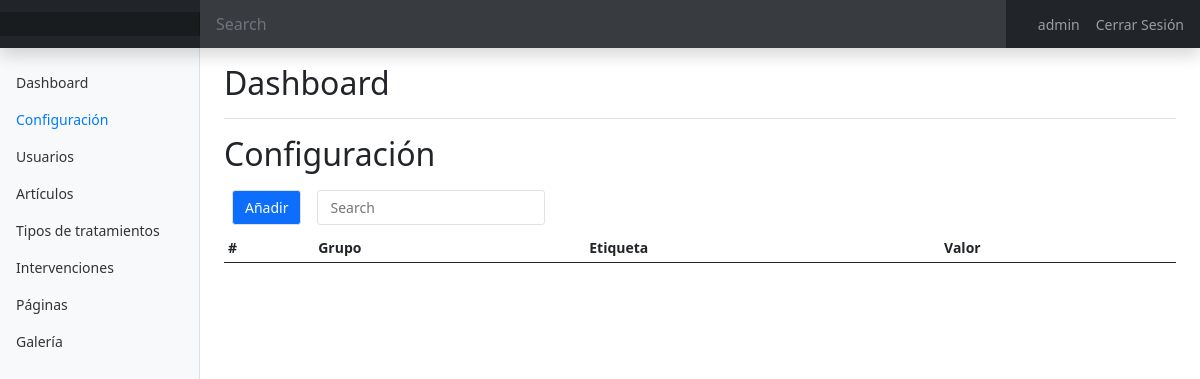
Before: /admin.php?section=settings (signed in) with the older database file.
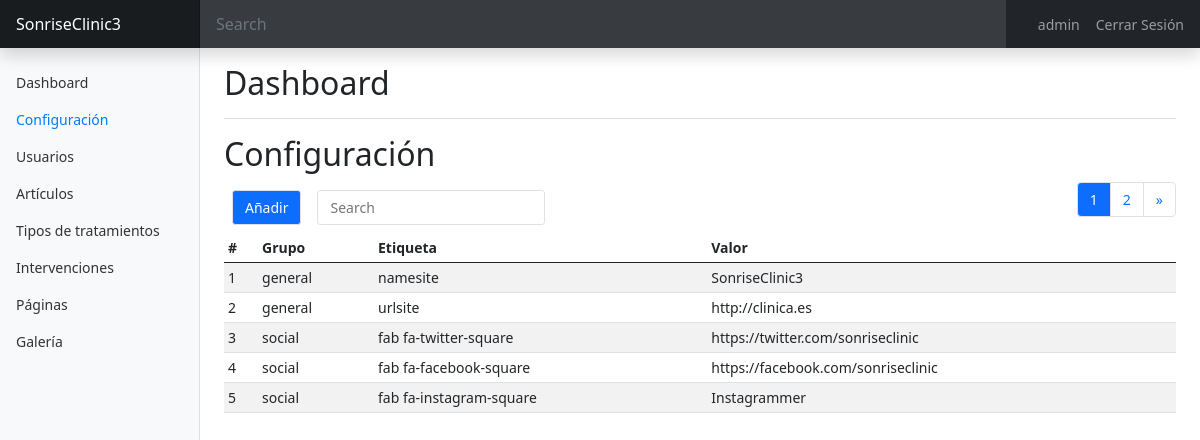
After: the same page with the newer database file.
### tables this page shows
CREATE TABLE `settings` (
  `id` int(9) NOT NULL,
  `type` varchar(10) NOT NULL,
  `label` varchar(25) NOT NULL,
  `value` varchar(255) NOT NULL
);

### includes/sessions.php (called while the page is built, shortened)
<?php
if (isset($_SESSION['lang'])) {
    $lang = $_SESSION['lang'];
} else {
    $lang = null;
}

### lang/es.php (called while the page is built)
<?php
$texts = array(
  'app_Title' => "SonriseClinic",
  'mn_Home' => "Inicio",
  'mn_News' => "Novedades",
  'mn_Categories' => "Categorías",
  'mn_Meeting' => "Gestión de Citas",
  'mn_Chat' => "Chat Interno",
  'mn_Speciality' => "Especialidades",
  'mn_Login' => "Iniciar Sesión",
  'mn_Logout' => "Cerrar Sesión",
  'mn_Admin' => "Panel de Control",
  'mn_Cites' => "Mis citas",
  'frm_Email' => "Dirección de correo electrónico",
  'frm_Pass' => "Clave",
  'frm_Send' => "Enviar",
  'frm_Remember' => "Recordar sesión",
  'frm_Name' => "Nick",
  'frm_FirstName' => "Nombre",
  'frm_LastName' => "Apellidos",
  'frm_Roles' => "Rol",
  'frm_Type' => "Grupo",
  'frm_Label' => "Etiqueta",
  'frm_Value' => "Valor",
  'frm_Title' => "Título",
  'frm_Subtitle' => "Subtítulo",
  'frm_Text' => "Texto",
  'frm_Image' => "Imagen",
  'frm_Desc' => "Descripción",
  'frm_Duration' => "Duración",
  'frm_Price' => "Precio",
  'frm_Categorie' => "Categoría",
  'frm_lblImages' => "Nombre",
  'frm_Src' => "Ubicación",
  'frm_lblLong' => "Texto pie de imagen",
  'frm_Style' => "Style-CSS",
  'btn_Update' => "Actualizar",
  'btn_Deleted' => "Eliminar",
  'btn_Ok' => "Aceptar",
  'btn_Close' => "Cerrar",
  'Learn_more' => 'Leer Más',
  'btn_AddUser' => 'Añadir nuevo usuario',
  'btn_Add' => 'Añadir',
  'sect_gallery' => "Galería",
  'sect_users' => "Usuarios",
  'sect_settings' => "Configuración",
  'sect_categories' => "Categorías",
  'sect_articles' => "Artículos",
  'sect_pages' => "Páginas",
  'sect_treatments' => "Tratamientos",
  'sect_treatmentsCategories' => "Tipos de tratamientos",
  'sect_Interventions' => "Intervenciones",
  'modal_title_confirm' => "Confirme opción",
  'modal_text_confirm' => "Esta opción no es posible deshacerla. Si realmente está seguro/a pulse en 'Aceptar'",
  'err_NotAutenticates' => "Usuario no registrado",
  'err_UpdateInfo' => "Fallo al actualizar los datos",
  'err_MissingData' => "Faltan datos por cumplimentar",
  'date_Published' => "Fecha de publicación",
);

### includes/functions.php (called while the page is built, shortened)
<?php
function __($str, $lang = null){
  if (file_exists('lang/'.$lang.'.php')):
    if ( isset($texts[$str]) ){
      $str = $texts[$str];
    }
  endif;
  return $str;
}

### includes/class.data.php (called while the page is built, shortened)
<?php
class DataBase
{
    var $connection;
    public function __construct()
    {
        if (DB_PASS == NULL)
            $this->connection = mysqli_connect(DB_SERVER, DB_USER, DB_NAME);
        else
            $this->connection = mysqli_connect(DB_SERVER, DB_USER, DB_PASS, DB_NAME);
        return true;
    }
    public function send($sql, $type = 'ARRAY')
    {
        $result = mysqli_query($this->connection, $sql) or die(mysqli_error($this->connection));
        $return = array();
        if ($type == 'ARRAY')
            while (($return[] = mysqli_fetch_array($result))) {
            }
        else
            while (($return[] = mysqli_fetch_assoc($result))) {
            }
        if (count($return) > 1)
            unset($return[count($return) - 1]);
        else
            $return = FALSE;
        return $return;
    }
    public function select($table, $where, $type = 'ARRAY')
    {
        $sql = "SELECT * FROM " . $table . " WHERE " . $where;
        $result = mysqli_query($this->connection, $sql);
        $return = array();
        if ($type == 'ARRAY')
            while (($return[] = mysqli_fetch_array($result))) {
            }
        else
            while (($return[] = mysqli_fetch_assoc($result))) {
            }
        if (count($return) > 1)
            unset($return[count($return) - 1]);
        else
            $return = FALSE;
        return $return;
    }
}

### admin/settings.php (the view, shortened to what this page needs)
<h2><?= __('sect_settings', $lang) ?></h2>
<div class="table-responsive">
  <?php
  include "admin/pagination.php";
  ?>
  <table class="table table-striped table-sm">
    <thead>
      <tr>
        <th>#</th>
        <th><?= __('frm_Type', $lang) ?></th>
        <th><?= __('frm_Label', $lang) ?></th>
        <th><?= __('frm_Value', $lang) ?></th>
      </tr>
    </thead>
    <tbody>
      <?php if (!empty($records)) :
        $cont = 0;
        foreach ($records as $record) :
          if (isset($_GET['edit']) && $record['id'] == $_GET['edit']) :
            $class = " fw-bold";
          else :
            $class = "";
          endif;
      ?>
          <tr class="tbl-h<?= $class ?>" onclick="window.location='admin.php?section=settings&page=<?= ($page) ?>&edit=<?= $record['id'] ?>';">
            <td><?= $record["id"] ?></td>
            <td><?= $record["type"] ?></td>
            <td><?= $record["label"] ?></td>
            <td><?= $record["value"] ?></td>
          </tr>
      <?php
          $cont++;
          if ($cont >= $maxRow) break;
        endforeach;
      endif; ?>
    </tbody>
  </table>
</div>

### admin.php (shortened to what this page needs)
<?php
include("includes/functions.php");
include("includes/sessions.php");
if (isset($_GET["section"])) :
  $adm_pag = $_GET["section"];
else :
  $adm_pag = "dashboard";
endif;
$db = new DataBase(DB_SERVER, DB_USER, DB_PASS, DB_NAME, 1);
$param = $db->send("SELECT * FROM settings;");
?>
<!DOCTYPE html>
<html lang="<?= $lang ?>">
<?php require "admin/head.php"; ?>
<body>
  <header class="navbar navbar-dark sticky-top bg-dark flex-md-nowrap p-0 shadow">
    <a class="navbar-brand col-md-3 col-lg-2 me-0 px-3" href="index.php"><?= $param[0]["value"] ?></a>
    <input class="form-control form-control-dark w-100" type="text" placeholder="Search" aria-label="Search">
    <ul class="navbar-nav px-3" style="flex-direction: row;">
      <li class="nav-item text-nowrap">
        <a class="nav-link mx-3" href="#"><?= $_SESSION['name'] ?></a>
      </li>
      <li class="nav-item text-nowrap">
        <a class="nav-link" href="logout.php"><?= __('mn_Logout', $lang) ?></a>
      </li>
    </ul>
  </header>
  <div class="container-fluid">
    <div class="row">
      <nav id="sidebarMenu" class="col-md-3 col-lg-2 d-md-block bg-light sidebar collapse">
        <div class="position-sticky pt-3">
          <ul class="nav flex-column">
            <li class="nav-item">
              <a class="nav-link<?= $adm_pag == 'dashboard' ? ' active' : '' ?>" aria-current="page" href="admin.php">
                Dashboard
              </a>
            </li>
            <li class="nav-item">
              <a class="nav-link<?= $adm_pag == 'settings' ? ' active' : '' ?>" href="admin.php?section=settings">
                <?= __('sect_settings', $lang) ?>
              </a>
            </li>
            <li class="nav-item">
              <a class="nav-link<?= $adm_pag == 'users' ? ' active' : '' ?>" href="admin.php?section=users">
                <?= __('sect_users', $lang) ?>
              </a>
            </li>
            <li class="nav-item">
              <a class="nav-link<?= $adm_pag == 'articles' ? ' active' : '' ?>" href="admin.php?section=articles">
                <?= __('sect_articles', $lang) ?>
              </a>
            </li>
            <li class="nav-item">
              <a class="nav-link<?= $adm_pag == 'treatmentsCategories' ? ' active' : '' ?>" href="admin.php?section=treatmentsCategories">
                <?= __('sect_treatmentsCategories', $lang) ?>
              </a>
            </li>
            <li class="nav-item">
              <a class="nav-link<?= $adm_pag == 'treatmentsInterventions' ? ' active' : '' ?>" href="admin.php?section=treatmentsInterventions">
                <?= __('sect_Interventions', $lang) ?>
              </a>
            </li>
            <li class="nav-item">
              <a class="nav-link" href="admin.php?section=pages">
                <?= __('sect_pages', $lang) ?>
              </a>
            </li>
            <li class="nav-item">
              <a class="nav-link<?= $adm_pag == 'images' ? ' active' : '' ?>" href="admin.php?section=images">
                <?= __('sect_gallery', $lang) ?>
              </a>
            </li>
          </ul>
        </div>
      </nav>
      <main class="col-md-9 ms-sm-auto col-lg-10 px-md-4" style="margin-left:219px">
        <div class="d-flex justify-content-between flex-wrap flex-md-nowrap align-items-center pt-3 pb-2 mb-3 border-bottom">
          <h1 class="h2">Dashboard</h1>
        </div>
        <?php
        switch ($adm_pag):
          case ("settings"):
            include "admin/settings.php";
            break;
        endswitch;
        ?>
      </main>
    </div>
  </div>
</body>
</html>

### admin/head.php (shortened to what this page needs)
<head>
  <link rel="stylesheet" href="css/styles.css">
  <link rel="stylesheet" href="css/bootstrap.min.css">
  <link rel="stylesheet" href="css/dashboard.css">
</head>

### admin/pagination.php (shortened to what this page needs)
<?php
$maxRow = 5;
$row = $db->send("SELECT Count(*) as total FROM $adm_pag;");
$page = false;
if (!$page) {
  $start = 0;
  $page = 1;
} else {
  $start = ($page - 1) * $maxRow;
}
$numResult = $row[0]['total'];
$total_pages = ceil($numResult / $maxRow);
$records = $db->select($adm_pag, "1 = 1 ORDER BY id ASC LIMIT " . $start . ", " . $maxRow);
?>
<div class="d-flex bd-highlight">
  <div class="p-2 w-100 row row-cols-lg-auto g-3 align-items-center">
    <div class="col-12">
      <button type="button" class="page-link btn-sm bg-primary text-white" onclick="window.location='admin.php?section=<?= $adm_pag ?>&page=<?= ($page) ?>&AddNew';"><?= __('btn_Add', $lang) ?></button>
    </div>
    <div class="col-12">
      <input type="text" class="page-link btn-sm" placeholder="Search" aria-label="Search" aria-describedby="basic-addon1" id="search" name="search" onKeyUp="search();">
    </div>
  </div>
  <nav aria-label="navigation flex-shrink-1">
    <ul class="pagination justify-content-end">
      <?php if ($total_pages >= 1) {
        if ($page != 1) { ?>
          <?php }
        for ($i = 1; $i <= $total_pages; $i++) {
          if ($page == $i) { ?>
            <li class="page-item"><span class="page-link bg-primary text-white" href="#"><?= $i ?></span></li>
          <?php } else { ?>
            <li class="page-item"><a class="page-link" href="admin.php?section=<?= $adm_pag ?>&page=<?= $i ?>"><?= $i ?></a></li>
          <?php }
        }
        if ($page != $total_pages) { ?>
          <li class="page-item"><a class="page-link" href="admin.php?section=<?= $adm_pag ?>&page=<?= $page + 1 ?>">&raquo;</a>
          </li>
      <?php }
      } ?>
    </ul>
  </nav>
</div>

### css/styles.css (style rules this page uses)
.bg-light { background-color: #FFF9ED !important; }
.bg-primary { background-color: #00A797 !important; }

### css/dashboard.css (style rules this page uses)
body { font-size: .875rem; }
.sidebar { position: fixed; top: 0; bottom: 0; left: 0; z-index: 100; padding: 48px 0 0; box-shadow: inset -1px 0 0 rgba(0, 0, 0, .1); }
.sidebar .nav-link { font-weight: 500; color: #333; }
.sidebar .nav-link.active { color: #007bff; }
.navbar-brand { padding-top: .75rem; padding-bottom: .75rem; font-size: 1rem; background-color: rgba(0, 0, 0, .25); box-shadow: inset -1px 0 0 rgba(0, 0, 0, .25); }
.navbar .form-control { padding: .75rem 1rem; border-width: 0; border-radius: 0; }
.form-control-dark { color: #fff; background-color: rgba(255, 255, 255, .1); border-color: rgba(255, 255, 255, .1); }

Changed rows visible on the page:
added settings: value "SonriseClinic3", id "1", type "general", label "namesite"
added settings: id "2", type "general", label "urlsite", value "http://clinica.es"
added settings: id "3", type "social", label "fab fa-twitter-square", value "https://twitter.com/sonriseclinic"
added settings: id "4", type "social", label "fab fa-facebook-square", value "https://facebook.com/sonriseclinic"
added settings: id "5", type "social", label "fab fa-instagram-square", value "Instagrammer"
Other visible differences:
new list line: "1"
new list line: "2"
